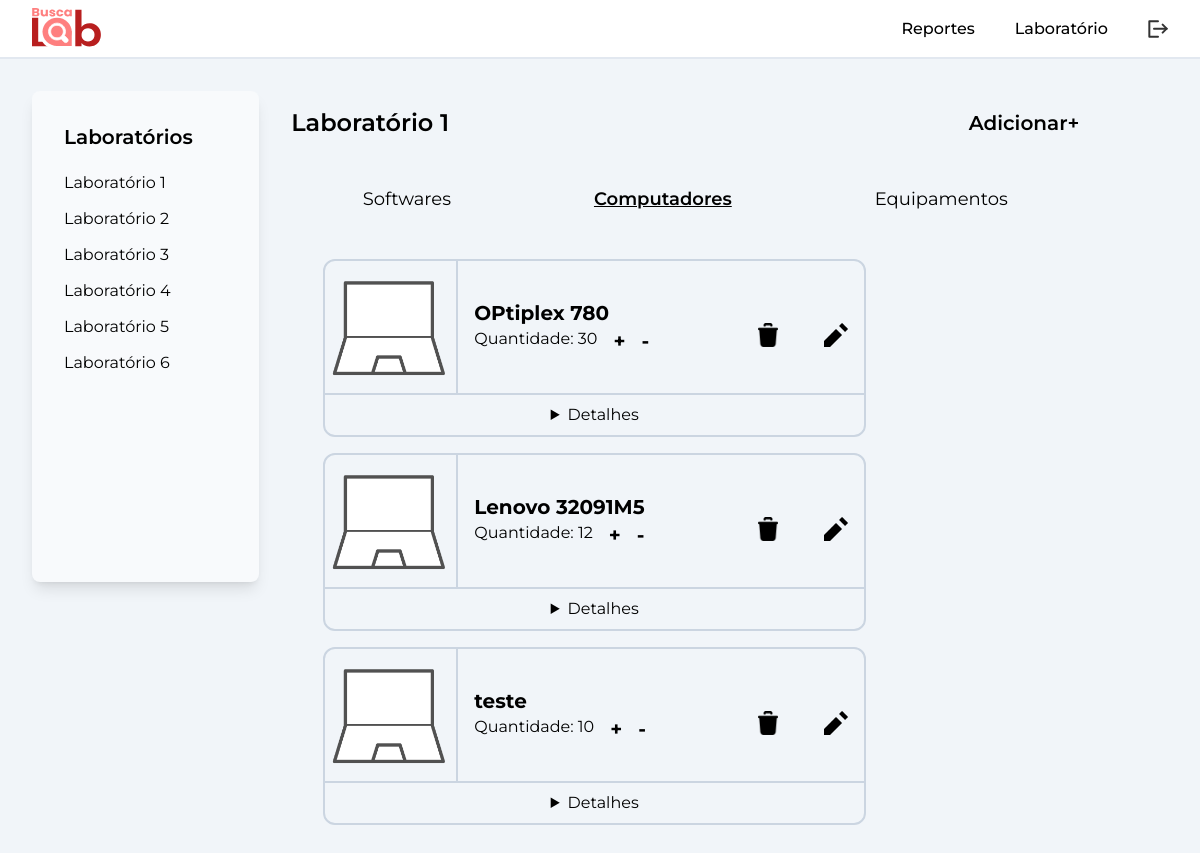
The page /html/suporte/labs/lab.modelos.php?l=1 (signed in) on the database its author committed.
### tables this page shows
CREATE TABLE `tb_modelos` (
  `modelo` varchar(100) NOT NULL,
  `lab1` int NOT NULL,
  `lab2` int NOT NULL,
  `lab3` int NOT NULL,
  `lab4` int NOT NULL,
  `lab5` int NOT NULL,
  `lab6` int NOT NULL,
  `id` int NOT NULL
);

### src/models/labs.model.php (called while the page is built, shortened)
<?php
    require 'conexao.php';
    if(isset($_GET['l']) && !empty($_GET['l'])){
        $id_lab = $_GET['l'];
    }
    $query_modelos = $conexao->prepare("SELECT id,lab".$id_lab.", modelo FROM tb_modelos");
    $query_modelos->execute();
    $dados_modelos = $query_modelos->fetchAll();
?>

### html/suporte/labs/lab.modelos.php (the view, shortened to what this page needs)
<?php
include '../../../src/models/labs.model.php';
?>
<!DOCTYPE html>
<html lang="pt-br">
<head>
    <link rel="stylesheet" href="../../../src/css/output.css" />
</head>
<body class="font-montserrat h-screen flex flex-col justify-between bg-slate-100">
    <header class="flex justify-between pt-2 pb-2 pr-8 pl-8 items-center shadow-lg border-b-2 border-slate-200 bg-white">
        <section>
            <a href="../main.php"><img src="../../../assets/cyberpunk/logo-cyberpunk.svg" alt="" class="w-3/4"></a>
        </section>
        <section class="flex gap-10 items-center">
            <a href="../main.php">
                <p class="transition-all cursor-pointer font-medium hover:font-semibold">Reportes</p>
            </a>
            <a href="lab.modelos.php?l=1">
                <p class="transition-all cursor-pointer font-medium hover:font-semibold">Laboratório</p>
            </a>
            <a href="../../../src/models/logout.php"><img src="../../../assets/logout.svg" class="w-5 hover:w-6 transition-all" alt=""></a>
        </section>
    </header>
    <section class="flex align-start bg-slate-100 p-8 h-screen">
        <nav class="flex flex-col gap-3 w-1/5 h-2/3 p-8 bg-slate-50 rounded-lg shadow-lg">
            <h3 class="text-xl font-semibold mb-2">Laboratórios</h3>
            <?php
            for ($i = 1; $i < 7; $i++) {
                echo '<a class="transition-all hover:font-semibold flex flex-row flex-nowrap gap-4" href="lab.soft.php?l=' . $i . '">
                                <p>Laboratório ' . $i . '</p>';
                echo '</a>';
            }
            ?>
        </nav>
        <main class="flex flex-col p-8 pt-4 gap-8 w-3/4 ">
            <section>
                <div class="flex flex-row justify-between items-center">
                    <h2 class="text-2xl font-semibold">Laboratório <?php echo $id_lab; ?></h2>
                    <a href="../add.comp.php?l=<?= $id_lab ?>">
                        <div class="text-xl font-semibold hover:underline transition-all ">Adicionar+</div>
                    </a>
                </div>
            </section>
            <section class="flex flex-col w-100">
                <div class="flex h-10 items-center justify-around mt-2 mb-2 w-100">
                    <a href="lab.soft.php?l=<?= $id_lab; ?>">
                        <button class="text-lg" data-page="Softwares">
                            Softwares
                        </button>
                    </a>
                    <button class="text-lg font-semibold underline" data-page="Computadores">
                        Computadores
                    </button>
                    <a href="lab.equip.php?l=<?= $id_lab; ?>">
                        <button class="text-lg" data-page="Equipamentos">
                            Equipamentos
                        </button>
                    </a>
                </div>
                <div>
                    <ul>
                        <li>
                            <div id="Equipamentos" class="flex flex-col gap-10 p-8">
                                <div class="flex flex-wrap gap-4">
                                    <?php foreach ($dados_modelos as $key => $value) {
                                        $id_modelo = $dados_modelos[$key]['id'];
                                        if ($dados_modelos[$key]['lab' . $id_lab] != 0) {
                                            $modelo = $dados_modelos[$key]['modelo'];
                                    ?>
                                            <div class="flex flex-col h-full w-3/4 rounded-xl border-2 border-slate-300">
                                                <div class="flex flex-row border-b-2 border-slate-300">
                                                    <div class="h-42 w-1/3 rounded-l-xl border-r-2 border-slate-300">
                                                        <img src="../../../assets/suporte/laptop.png" alt="">
                                                    </div>
                                                    <div class="flex w-full items-center gap-4 p-4 justify-between">
                                                        <div >
                                                            <h3 class="text-xl font-bold"><?= $dados_modelos[$key]['modelo']; ?></h3>
                                                            <div class="flex flex-row flex-nowrap gap-4 justify-center align-center">
                                                                <span>Quantidade: <?= $dados_modelos[$key]['lab' . $id_lab]; ?></span>
                                                                <a href="../../../src/models/labs.model.php?l=<?= $id_lab . '&mc=' . $id_modelo; ?>">
                                                                    <button>
                                                                        <span class="transition-all bg-slate-100 hover:bg-slate-300 p-0 font-bold text-xl rounded-md">
                                                                            +
                                                                        </span>
                                                                    </button>
                                                                </a>
                                                                <a href="../../../src/models/labs.model.php?l=<?= $id_lab . '&lc=' . $id_modelo; ?>">
                                                                    <button>
                                                                        <span class="transition-all bg-slate-100 hover:bg-slate-300 p-0 font-bold text-xl rounded-md">
                                                                            -
                                                                        </span>
                                                                    </button>
                                                                </a>
                                                            </div>
                                                        </div>
                                                        <div class="flex flex-row items-center gap-2">
                                                            <a class ="lixo" data-id="../../../src/models/labs.model.php?l=<?=$id_lab . '&Mre=' . $id_modelo ?>" data-todos="../../../src/models/labs.model.php?l=<?= $id_lab . '&Mdel=' . $modelo ?>" >
                                                                <img src="../../../assets/suporte/lixo.png" alt="" class="h-6 mt-4 ml-4 hover:h-8 transition-all duration-200">
                                                            </a><br>
                                                            <a href="../add.comp.php?l=<?=$id_lab.'&edit='.$modelo; ?>">
                                                                <img src="../../../assets/suporte/editar.png" alt="" class="h-6 mt-4 ml-4 hover:h-8 transition-all duration-200">
                                                            </a>
                                                        </div>
                                                    </div>
                                                </div>
                                                <div class="flex items-center justify-center h-fit">
                                                    <details class="flex justify-center items-center w-full p-2 cursor-pointer">
                                                        <summary class="">
                                                            Detalhes
                                                        </summary>
                                                    </details>
                                                </div>
                                            </div>
                                    <?php }
                                    }; ?>
                                </div>
                                </div>
                    </ul>
                </div>
            </section>

### html/suporte/labs/lab.modelos.php (style rules this page uses)
.lixo { width: 50px; }

### rows shown on the page
tb_modelos: modelo "OPtiplex 780", lab1 "30"
tb_modelos: modelo "Lenovo 32091M5", lab1 "12"
tb_modelos: modelo "teste", lab1 "10"

### other values the page prints
$id_lab "1"
